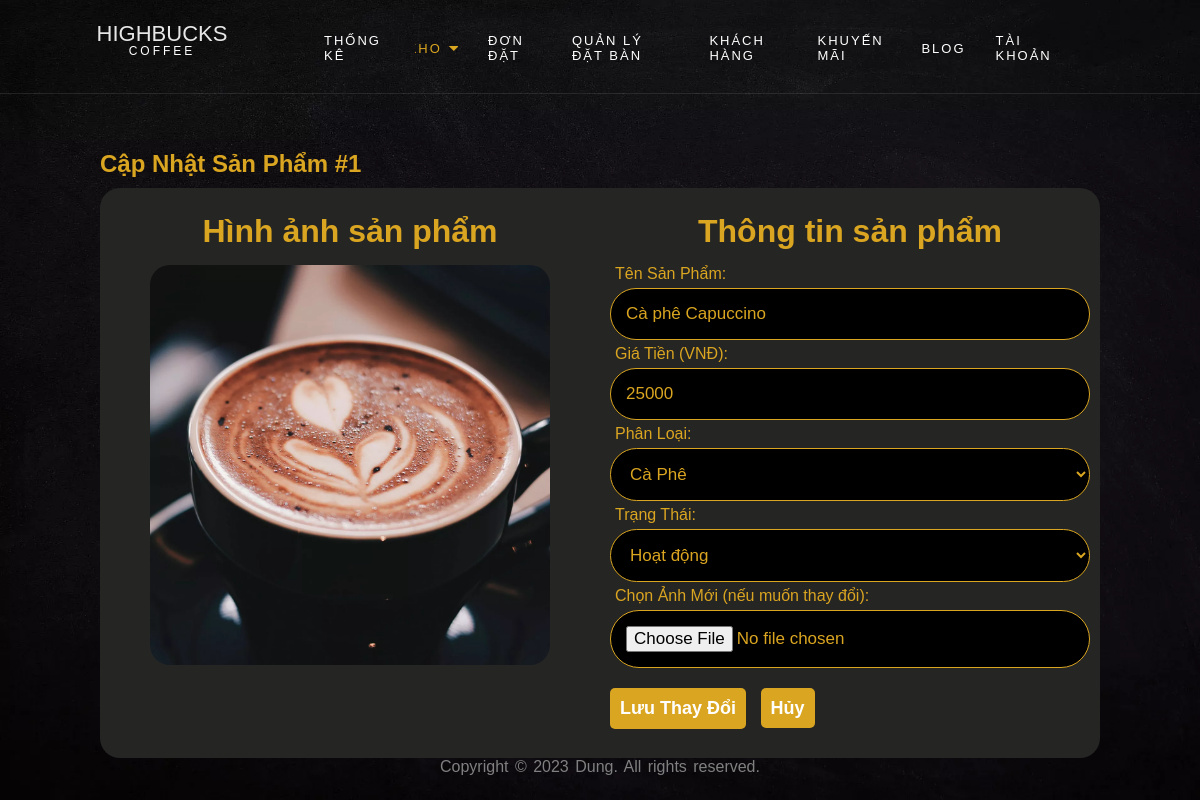
The app's page /Page/edit_product.php?id=1 with its own data.
### tables this page shows
CREATE TABLE IF NOT EXISTS `sanpham` (
  `idsanpham` int NOT NULL AUTO_INCREMENT,
  `TenSanPham` varchar(255) NOT NULL,
  `SoLuong` float DEFAULT NULL,
  `GiaTien` float NOT NULL,
  `PhanLoai` varchar(255) NOT NULL,
  `TrangThai` varchar(45) NOT NULL,
  PRIMARY KEY (`idsanpham`)
);

### Page/edit_product.php (the view, shortened to what this page needs)
<?php
include_once '../PHP/Connect.php';
$id_san_pham = intval($_GET['id']);
$sql = "SELECT * FROM sanpham WHERE idsanpham = ?";
$stmt = $conn->prepare($sql);
$stmt->bind_param("i", $id_san_pham);
$stmt->execute();
$result = $stmt->get_result();
$product = $result->fetch_assoc();
?>
<!DOCTYPE html>
<html lang="vi">
<head>
    <link rel="stylesheet" href="https://cdnjs.cloudflare.com/ajax/libs/font-awesome/4.7.0/css/font-awesome.min.css">
    <link rel="stylesheet" href="../Css/css.css">
</head>
<body>
    <?php include '../PHP/menu_dashboard.php' ?>
    <div class="dashboard">
        <h2 style="padding-bottom: 10px;">Cập Nhật Sản Phẩm #<?php echo $product['idsanpham']; ?></h2>
        <form action="../PHP/process_edit_product.php" method="POST" enctype="multipart/form-data">
            <div class="add_product">
                <div class="col">
                    <h1>Hình ảnh sản phẩm</h1>
                    <div class="image-preview-container" style="display:flex; justify-content: center;">
                        <img id="image-preview" src="../Pic/<?php echo $product['idsanpham']; ?>.jpg" alt="Ảnh sản phẩm" width="400px" height="100%">
                    </div>
                </div>
                <div class="col">
                    <h1 style="text-align: center;">Thông tin sản phẩm</h1>
                    <div class="add_product_form">
                       <div class="form-group">
                           <label for="TenSanPham">Tên Sản Phẩm:</label>
                           <input type="text" id="TenSanPham" name="TenSanPham" value="<?php echo htmlspecialchars($product['TenSanPham']); ?>" required>
                       </div>
                       <div class="form-group">
                           <label for="GiaTien">Giá Tiền (VNĐ):</label>
                           <input type="number" id="GiaTien" name="GiaTien" value="<?php echo $product['GiaTien']; ?>" required>
                       </div>
                       <div class="form-group">
                           <label for="PhanLoai">Phân Loại:</label>
                           <select id="PhanLoai" name="PhanLoai" required>
                               <option value="Cà Phê" <?php echo ($product['PhanLoai'] == 'Cà Phê') ? 'selected' : ''; ?>>Cà Phê</option>
                           </select>
                       </div>
                        <div class="form-group">
                           <label for="TrangThai">Trạng Thái:</label>
                           <select id="TrangThai" name="TrangThai" required>
                               <option value="Hoạt động" <?php echo ($product['TrangThai'] == 'Hoạt động') ? 'selected' : ''; ?>>Hoạt động</option>
                           </select>
                       </div>
                       <div class="form-group">
                           <label for="Anh">Chọn Ảnh Mới (nếu muốn thay đổi):</label>
                           <input type="file" id="Anh" name="Anh" accept="image/*" onchange="previewImage(event)">
                       </div>
                       <div class="form-group">
                           <button type="submit" class="btn btn-primary">Lưu Thay Đổi</button>
                           <a href="Storage.php" class="button" style="text-decoration: none;">Hủy</a>
                       </div>
                    </div>
                </div>
            </div>
        </form>
    </div>
    <div class="copyright">Copyright © 2023 Dung. All rights reserved.</div>
</body>
</html>

### Css/css.css (style rules this page uses)
* { padding: 0; margin: 0; box-sizing: border-box; }
html,body { scroll-behavior: smooth; font-family: "Poppins", Arial, sans-serif; background-image: url(../Pic/bg_4.jpg); background-position: center; background-repeat: no-repeat; background-size: cover; background-attachment: fixed; color: gray; font-weight: 300; width: 100%; }
.copyright { position: relative; font-size: 16px; text-align: center; font-weight: 400; word-spacing: 2px; color: gray; }
input[type="number"] { -moz-appearance: textfield; }
.add_product { display: flex; background-color: rgba(37,37,36,255); width: 100%; height: 100%; min-height: 570px; border-radius: 20px; }

### records on screen
sanpham: idsanpham "1", TenSanPham "Cà phê Capuccino", GiaTien "25000", PhanLoai "Cà Phê", TrangThai "Hoạt động"
